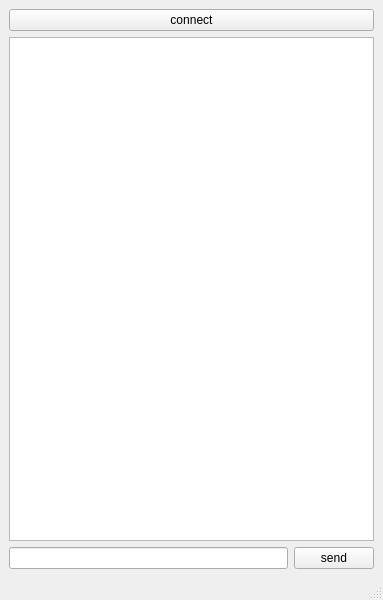
<?xml version="1.0" encoding="UTF-8"?>
<ui version="4.0">
 <class>MainWindow</class>
 <widget class="QMainWindow" name="MainWindow">
  <property name="geometry">
   <rect>
    <x>0</x>
    <y>0</y>
    <width>383</width>
    <height>600</height>
   </rect>
  </property>
  <property name="windowTitle">
   <string>MainWindow</string>
  </property>
  <widget class="QWidget" name="centralwidget">
   <layout class="QGridLayout" name="gridLayout">
    <item row="1" column="0" colspan="2">
     <widget class="QTextBrowser" name="textBrowser"/>
    </item>
    <item row="2" column="0">
     <widget class="QLineEdit" name="lineEdit"/>
    </item>
    <item row="2" column="1">
     <widget class="QPushButton" name="send_btn">
      <property name="text">
       <string>send</string>
      </property>
     </widget>
    </item>
    <item row="0" column="0" colspan="2">
     <widget class="QPushButton" name="connect_btn">
      <property name="text">
       <string>connect</string>
      </property>
     </widget>
    </item>
   </layout>
  </widget>
  <widget class="QMenuBar" name="menubar">
   <property name="geometry">
    <rect>
     <x>0</x>
     <y>0</y>
     <width>383</width>
     <height>21</height>
    </rect>
   </property>
  </widget>
  <widget class="QStatusBar" name="statusbar"/>
 </widget>
 <resources/>
 <connections/>
</ui>
